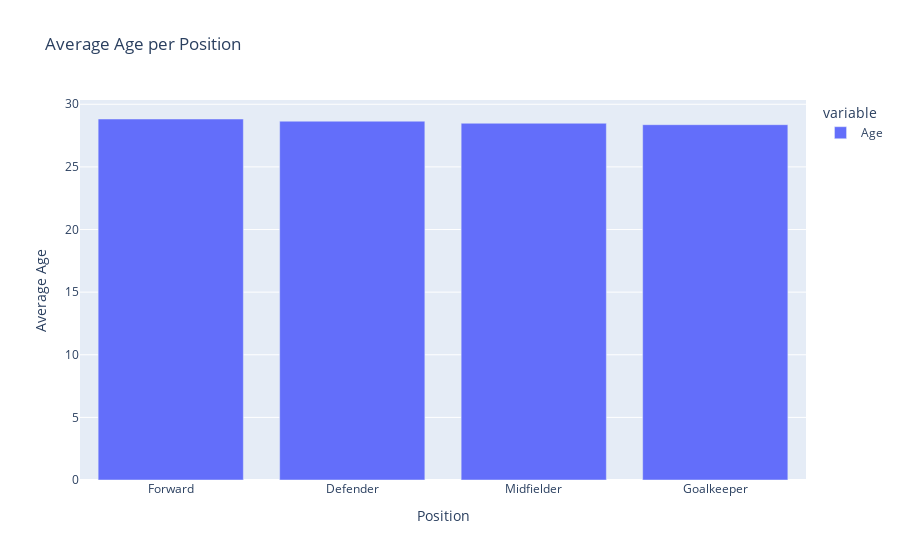

Notebook cell for this chart:
### Markdown cell above
# Average age per position

### Code cell
import pandas as pd
import plotly.express as px

# Calculate the average age per position
avg_age_per_position = df.groupby('Position')['Age'].mean().sort_values(ascending=False)

# Create a bar plot for average age per position
fig1 = px.bar(avg_age_per_position, title='Average Age per Position')
fig1.update_layout(xaxis_title='Position', yaxis_title='Average Age')
fig1.show()

### Figure 1 — Plotly figure (JSON) as saved in the notebook; plotly's stock layout.template omitted (floating-point values rounded to 4 significant figures)
{"data": [{"alignmentgroup": "True", "hovertemplate": "variable=Age<br>Position=%{x}<br>value=%{y}<extra></extra>", "legendgroup": "Age", "marker": {"color": "#636efa", "pattern": {"shape": ""}}, "name": "Age", "offsetgroup": "Age", "orientation": "v", "showlegend": true, "textposition": "auto", "type": "bar", "x": ["Forward", "Defender", "Midfielder", "Goalkeeper"], "xaxis": "x", "y": [28.82, 28.65, 28.48, 28.37], "yaxis": "y"}], "layout": {"barmode": "relative", "legend": {"title": {"text": "variable"}, "tracegroupgap": 0}, "title": {"text": "Average Age per Position"}, "xaxis": {"anchor": "y", "domain": [0, 1], "title": {"text": "Position"}}, "yaxis": {"anchor": "x", "domain": [0, 1], "title": {"text": "Average Age"}}}}
